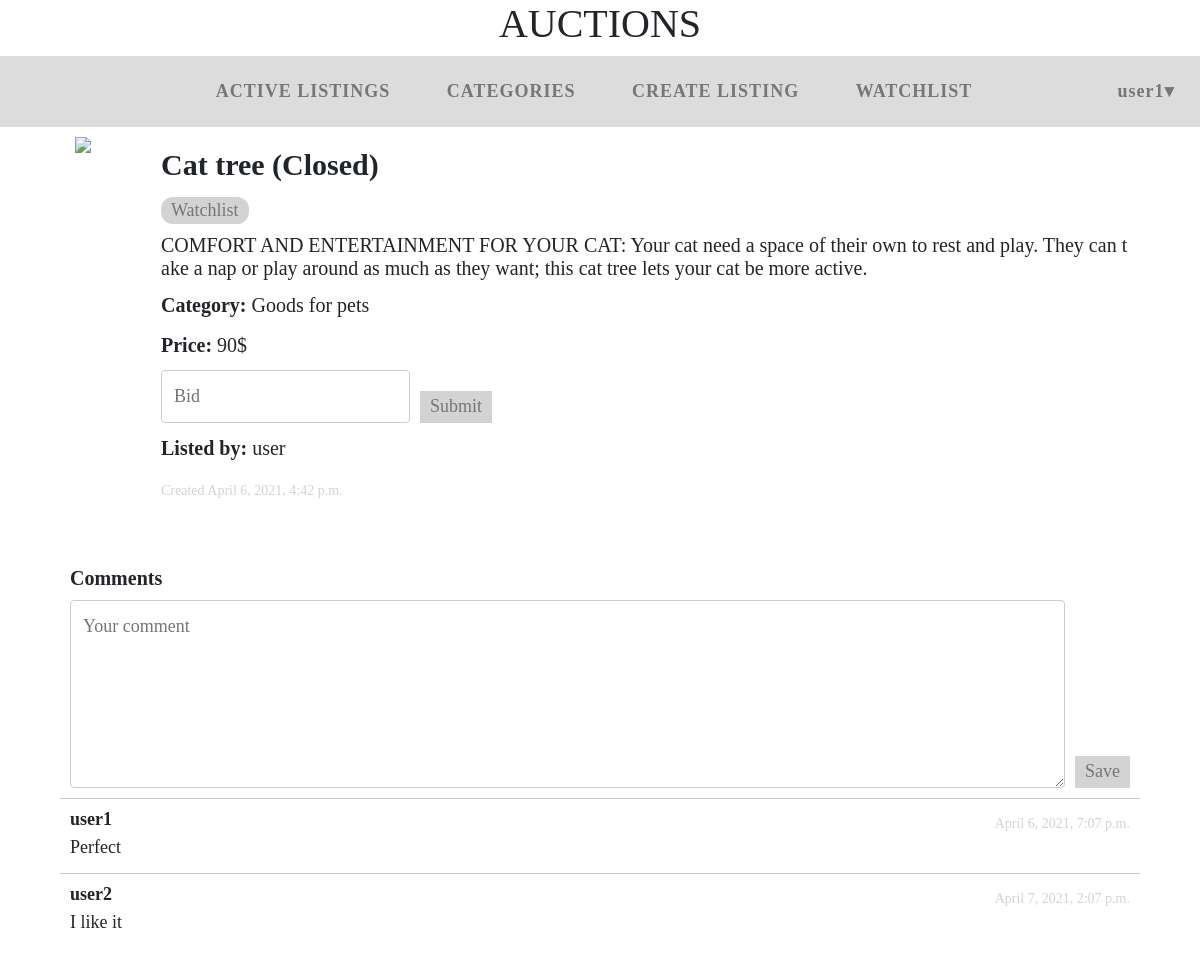
Screenshot of /listing/7 (signed in) with the database file from the repository.
### auctions/models.py (models this page shows)
class User(AbstractUser):
    pass

class Listing(models.Model):
    name=models.CharField(max_length=64)
    price=models.IntegerField()
    bid=models.OneToOneField(Bid, on_delete=models.CASCADE, blank=True, null=True)
    create=models.DateTimeField(default=now, editable=False)
    description=models.CharField(max_length=500)
    category=models.ForeignKey(Category, on_delete=models.CASCADE)
    image=models.URLField(max_length=10000)
    watchlist = models.ManyToManyField(User, blank=True, related_name="listings")
    owner=models.ForeignKey(User, on_delete=models.CASCADE, related_name="owner")
    winner=models.ForeignKey(User, on_delete=models.CASCADE, blank=True, null=True)
    isClosed=models.BooleanField(default=False)

class Category(models.Model):
    name=models.CharField(max_length=64, unique=True)

class Comment(models.Model):
    comment=models.CharField(max_length=250)
    owner=models.ForeignKey(User, on_delete=models.CASCADE)
    create=models.DateTimeField(default=now, editable=False)
    listing = models.ForeignKey(Listing, on_delete=models.CASCADE)

### auctions/views.py (the view, shortened to what this page needs)
# urls.py: path("listing/<int:id>", views.listing, name="listing")
def listing(request, id):
    listing=Listing.objects.get(id=id)
    user=request.user
    watchlist = False
    users = listing.watchlist.all()
    if user in users:
        watchlist=True
    closeBtn=False
    if listing.owner == user and listing.isClosed==False:
        closeBtn=True
    comments=Comment.objects.filter(listing=listing)
    new_comment= CommentForm(prefix="comment")
    if listing.winner==user:
        return render(request, "auctions/listing.html",{
        "listing": listing, "watchlist": watchlist,
        "message": "You are winner", "comments": comments, "new_comment": new_comment
        })
    new_bid=BidForm( prefix="bid")
    return render(request, "auctions/listing.html",{
        "listing": listing, "watchlist": watchlist,
        "bid": new_bid, "closeBtn": closeBtn, "comments": comments,
        "new_comment": new_comment
        })

### auctions/views.py
class BidForm(forms.Form):
    bid=forms.IntegerField(label=False,widget=forms.NumberInput(attrs={'placeholder': 'Bid'}))

class CommentForm(forms.Form):
    comment=forms.CharField(label=False,widget=forms.Textarea(attrs={'placeholder': 'Your comment', "rows":6, "cols":100}))

### auctions/templates/auctions/listing.html (shortened to what this page needs)
{% extends "auctions/layout.html" %}
{% block body %}
<div class="contentListing">
    <img src="{{listing.image}}" id="image_listing">
    <div class="textListing">
        <div class="item">
            <div class="name">{{listing.name}}</div>
        </div>
         <div class="item">
            <div id="buttons">
                {% if watchlist %}
                <form action="{% url 'watchlist' id=listing.id action="remove" %}">
                    <input class="btn_listing" type="submit" value="Remove Watchlist">
                </form>
                {% else %}
                 <form action="{% url 'watchlist' id=listing.id action="add" %}">
                    <input class="btn_listing" type="submit" value="Watchlist">
                </form>
                 {% endif %}
            </div>
         </div>
        <div class="item">
            <div class="fullDescription">{{listing.description}}</div>
        </div>
        <div class="item">
            <div class="label">Category:</div>
            <div class="about">{{listing.category.name}}</div>
        </div>
        <div class="item">
            <div class="label">Price:</div>
            <div class="about">{{listing.price}}$</div>
        </div>
        <div class="item">
            {% if user.is_authenticated and bid%}
            <form class="bidForm" action="{% url 'listing' id=listing.id %}" method="POST" class="bid">
                {{bid}}
                <input class="save" name="bid" type="submit" value="Submit">
            </form>
            {% endif %}
        </div>
        <div class="item">
            <div class="label">Listed by:</div>
            <div class="about">{{listing.owner}}</div>
        </div>
        <div class="item">
            <div class="create">Created {{listing.create}}</div>
        </div>
    </div>
</div>
<div class="comment_section">
    <h5>Comments</h5>
    {% if user.is_authenticated%}
    <form class="new_comment" action="{% url 'listing' id=listing.id %}" method="POST">
        {{new_comment}}
        <input class="save" name="comment" type="submit" value="Save">
    </form>
    {% endif %}
    {% for comment in comments %}
    <div class="comment">
        <div class="comment_header">
            <div class="comment_item">
                <div class="comment_owner">{{comment.owner}}</div>
            </div>
            <div class="comment_item">
                <div class="create">{{comment.create}}</div>
            </div>
        </div>
        <div class="comment_item">{{comment.comment}}</div>
    </div>
    {% endfor %}
</div>
{% endblock %}

### auctions/templates/auctions/layout.html (shortened to what this page needs)
{% load static %}
<!DOCTYPE html>
<html lang="en">
    <head>
        <link rel="stylesheet" href="https://stackpath.bootstrapcdn.com/bootstrap/4.4.1/css/bootstrap.min.css">
        <link href="{% static 'auctions/styles.css' %}" rel="stylesheet">
    </head>
    <body>
    <h1>Auctions</h1>
       <nav>
         <ul class="refs">
                <li class="nav-item">
                    <a class="nav-link" href="{% url 'index' %}">Active Listings</a>
                </li>
                <li class="nav-item">
                    <a class="nav-link" href="{% url 'categories' %}">Categories</a>
                </li>
                {% if user.is_authenticated %}
                <li class="nav-item">
                    <a class="nav-link" href="{% url 'create' %}">Create Listing</a>
                </li>
                <li class="nav-item">
                    <a class="nav-link" href="{% url 'show_watchlist' %}">Watchlist</a>
                </li>
                {% endif %}
         </ul>
           <ul class="topmenu">
                {% if user.is_authenticated %}
                    <li  id="user"><strong>{{ user.username }}&#9662;</strong>
                    </li>
                {% endif %}
                </ul>
         </nav>
        {% block body %}
        {% endblock %}
    </body>
</html>

### auctions/static/auctions/styles.css (style rules this page uses)
body { padding: 0px; font-family: 'Snell Roundhand'; font-size: 18px; }
h1 { text-transform: uppercase; text-align: center; }
nav { background: gainsboro; margin-bottom: 10px; display: flex; }
nav ul { list-style: none; margin: 0; padding: 0; }
nav a { text-decoration: none; outline: none; display: block; transition: .4s ease-in-out; }
.refs { text-align: center; padding: 10px 0; flex-grow: 1; width:90%; }
.topmenu { text-align: center; padding: 10px 0; width: 10%; }
.topmenu > li, .refs > li { display: inline-block; position: relative; left: 5%; }
#user { padding: 12px; color: #767676; letter-spacing: 1px; }
.refs > li > a { padding: 12px 26px; color: #767676; text-transform: uppercase; font-weight: bold; letter-spacing: 1px; }
.contentListing { display: flex; flex-direction: row; margin-left: 60px; margin-right: 60px; }
.textListing { display: flex; flex-direction: column; margin-left: 50px; }
.item { display: flex; flex-direction:row; margin: 5px; }
.name { font-size: 30px; font-weight: bold; }
.label { font-size: 20px; margin-right: 5px; font-weight: bold; }
.fullDescription { font-size: 20px; word-break: break-all; line-height: normal; }
.about { font-size: 20px; }
.create { color: lightgrey; font-size: 14px; padding-top: 7px; }
#image_listing { padding-left: 15px; padding-right: 15px; max-width: 500px; }
#buttons { display: flex; flex-direction:row; }
.btn_listing { margin-right: 10px; border-radius: 12px; transition-duration: 0.4s; padding: 0px 10px; background-color: lightgrey; color: #767676; border:none }
.bidForm { display: flex; flex-direction: row; }
.comment_section { margin: 60px; }
h5 { margin-left: 10px; font-weight: bold; }
.comment { border-top : 1px solid #ccc; display: flex; flex-direction: column; padding: 10px; }
.comment_item { margin-bottom: 5px; word-break: break-all; line-height: normal; }
.comment_header { display: flex; flex-direction: row; justify-content: space-between; }
.comment_owner { font-weight: bold; }
.new_comment { margin: 10px; display: flex; flex-direction: row; }
.save { margin-left: 10px; transition-duration: 0.4s; padding: 0px 10px; background-color: lightgrey; color: #767676; border:none; height:1.8em; align-self: flex-end; }
input[type=text], select, textarea, input[type=number] { width: 100%; padding: 12px 12px; display: inline-block; border: 1px solid #ccc; border-radius: 4px; box-sizing: border-box; }

### rows the page displays
User: username "user1"
Listing: name "Cat tree (Closed)", description "COMFORT AND ENTERTAINMENT FOR YOUR CAT: Your cat need a space of their own to rest and play. They can take a nap or play around as much as they want; this cat tree lets your cat be more active.", category.name "Goods for pets", price "90", owner "user", create "April 6, 2021, 4:42 p.m."
Comment: owner "user1", create "April 6, 2021, 7:07 p.m.", comment "Perfect"
Comment: owner "user2", create "April 7, 2021, 2:07 p.m.", comment "I like it"
